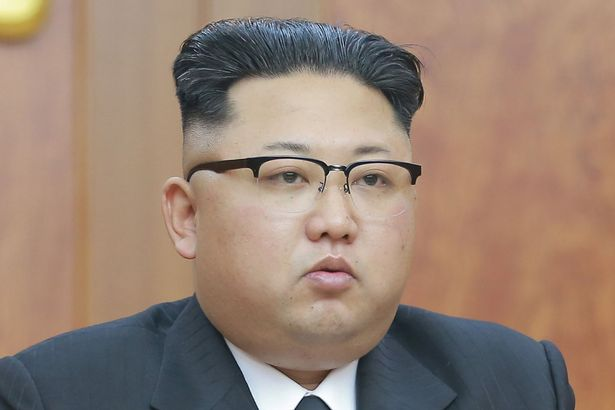
#> input picture week_16/day_2/opencv_play/Kim-Jong-Un.jpg, 615 x 410 px
$ python find_face.py
#> lines starting #> are read from the running program, lines starting #| are printed output that depends on the picture; after the words box and inside, x2 and y2 are one past the last pixel; in counts of white or black regions, pixels touching at a corner belong together
import cv2
import numpy

face_cascade = cv2.CascadeClassifier("./.env/lib/python3.6/site-packages/cv2/data/haarcascade_frontalface_default.xml")

img = cv2.imread("Kim-Jong-Un.jpg")
#> img is the input picture: shape (410, 615, 3); mean B, G, R 114.7, 129, 151
gray = cv2.cvtColor(img, cv2.COLOR_BGR2GRAY)
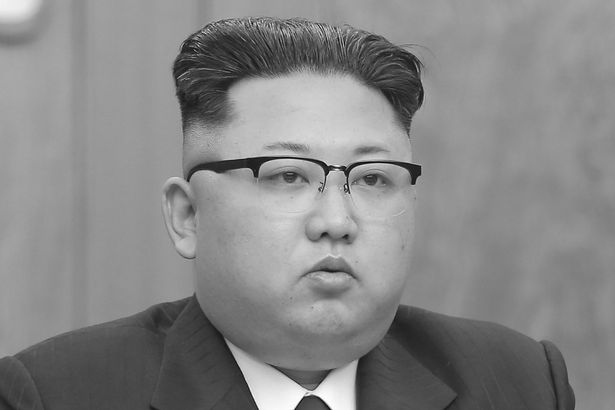
#> gray: shape (410, 615); min 2, max 255, mean 134
faces = face_cascade.detectMultiScale(gray, 1.3, 5)
#> faces = [[195, 72, 262, 262]]

if(len(faces) > 0):
    for (x, y, w, h) in faces:
        gray = cv2.rectangle(gray, (x,y), (x+w, y+h), (0,0,255), 2)
        cv2.imwrite("face.jpg", gray)
#> this loop made 1 pass
#> pass 1, `gray = cv2.rectangle(gray, (x,y), (x+w, y+h), (0,0,255), 2)`:
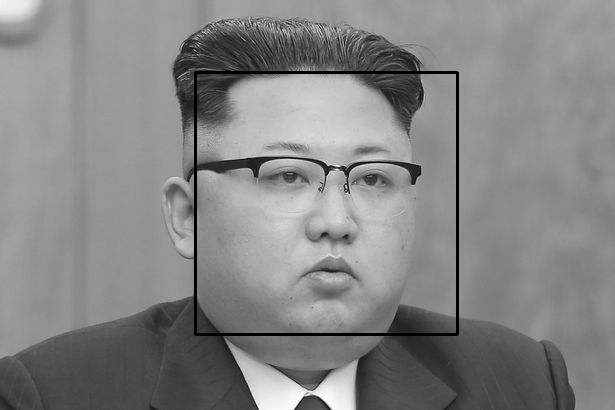
#> gray: shape (410, 615); 1.25% of pixels changed, all inside (x1, y1, x2, y2) = (194, 71, 459, 336)
